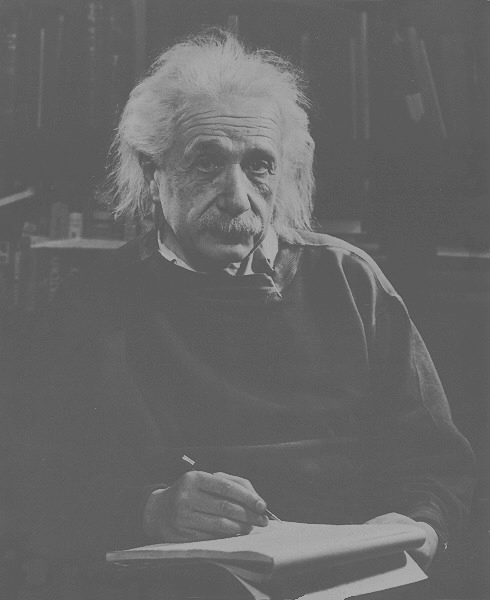
#> input picture COMS/Honours/Digital Image Processing/Test 2019/test_images/einstein.tif, 490 x 600 px; its folder holds only this picture in this run
$ jupyter execute --allow-errors Test.ipynb   (older library calls are emulated)
#> lines starting #> are read from the running program, lines starting #| are printed output that depends on the picture
<h1 align="center">Test</h1>

[cell 1]
import numpy as np
import matplotlib.pyplot as plt
import scipy.misc
from skimage.color import rgb2gray
from skimage import morphology
from skimage import measure
import copy
import math
import scipy.fftpack as sp

filepath = "test_images/"

def readImage(name):
    return plt.imread(filepath+name)

def displayImage(image,m=1):
    plt.gray()
    plt.imshow(image,vmin=0,vmax=m)
    plt.axis("off")
    plt.show()

def getImageMax(image):
    type = image.dtype
    if np.issubdtype(type,np.integer):
        return np.iinfo(type).max
    else:
        return 1

def saveImage(image,name):
    plt.imsave(name,image,vmin=0,vmax=getImageMax(image))

<h2>1</h2>

[cell 2]
def plotHist(histogram):
    x = np.arange(len(histogram))
    plt.bar(x,histogram)
    plt.show()

def contrastStretch(image,pl,ph,m=255):
    newImage = np.zeros(image.shape).astype(image.dtype)
    for (x,y),value in np.ndenumerate(image):
        newImage[x,y] = piecewise(value,pl,ph,m)
        #break
    return newImage

def piecewise(value,pl,ph,m):
    if value<=pl:
        return 0
    elif value>pl and value<ph:
        return m*(value-pl)/(ph-pl)
    else:
        return m

#Only for ints
def getHistogram(image):
    m = getImageMax(image)
    histogram = np.zeros(m+1)
    for (x,y),value in np.ndenumerate(image):
        histogram[value]+=1
    return histogram

def getProbs(histogram):
    n = np.sum(histogram)
    probs = []
    for i in range(len(histogram)):
        probs.append(histogram[i]/n)
    return probs

def getCumulative(probs):
    return np.cumsum(probs)

def histogramEqualization(image):
    m = getImageMax(image)
    h = getHistogram(image)
    p = getProbs(h)
    c = getCumulative(p)
    newImage = np.zeros(image.shape).astype(image.dtype)
    for (x,y),value in np.ndenumerate(image):
        newImage[x,y] = m*c[value]
    return newImage

einstein = readImage("einstein.tif")
#> in readImage, returned value is the input picture: shape (600, 490); min 74, max 178, mean 102.4
displayImage(einstein,255)
original_hist = getHistogram(einstein)
#> in getHistogram, `m = getImageMax(image)`: m = 255
#> the loop in getHistogram, `for (x,y),value in np.ndenumerate(image):` made 294000 passes
#> value on passes 1 to 3: 98, 103, 103
#> after the loop in getHistogram, `for (x,y),value in np.ndenumerate(image):`: histogram = 256 values, max 42848 at index 95, min 0 at index 0, mean 1148.4
#> original_hist has the same summary as histogram in getHistogram
plotHist(original_hist)
#> in plotHist, `x = np.arange(len(histogram))`: x = 256 values from 0 to 255
#> in plotHist, `plt.show()`:
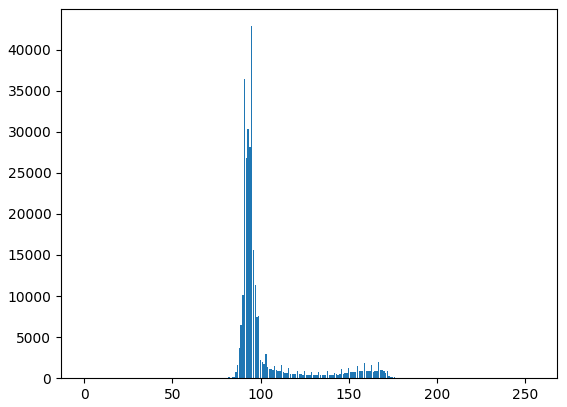
#> figure drawn by matplotlib, 1 panel; tallest bar 42848 high, from x = 94.6 to 95.4

Q_einstein_contrast = contrastStretch(einstein,60,160)
#> the loop in contrastStretch, `for (x,y),value in np.ndenumerate(image):` made 294000 passes
#> after the loop in contrastStretch, `for (x,y),value in np.ndenumerate(image):`:
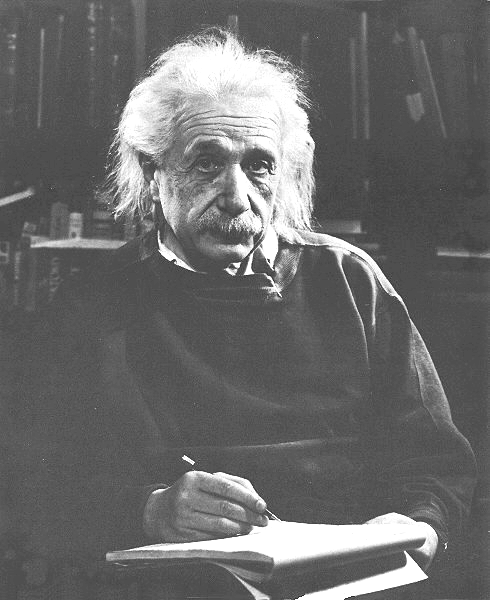
#> newImage: shape (600, 490); min 35, max 255, mean 106.9
displayImage(Q_einstein_contrast,m=255)
saveImage(Q_einstein_contrast,"Q_einstein_contrast.png")

contrast_hist = getHistogram(Q_einstein_contrast)
#> the loop in getHistogram (call 2), `for (x,y),value in np.ndenumerate(image):` made 294000 passes
#> value on passes 1 to 3: 96, 109, 109
#> contrast_hist = 256 values, max 42848 at index 89, min 0 at index 0, mean 1148.4
plotHist(contrast_hist)
#> in plotHist (call 2), `plt.show()`:
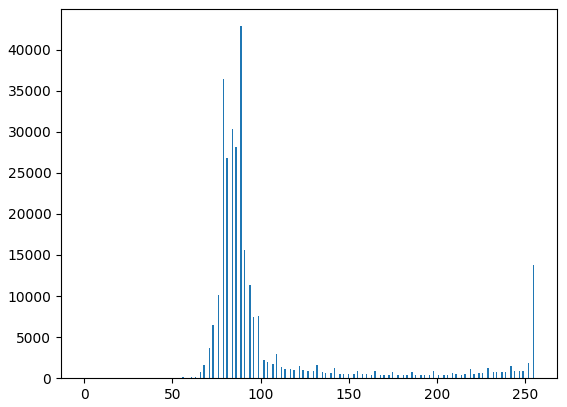
#> figure drawn by matplotlib, 1 panel; tallest bar 42848 high, from x = 88.6 to 89.4

[cell 3]
print("Histogram\n\n")
displayImage(einstein,m=255)
plotHist(getHistogram(einstein))

Q_einstein_hist = histogramEqualization(einstein)
#> in histogramEqualization, `m = getImageMax(image)`: m = 255
#> in histogramEqualization, `h = getHistogram(image)`: h has the same summary as histogram in getHistogram
#> in getProbs, `n = np.sum(histogram)`: n = 294000
#> after the loop in getProbs, `for i in range(len(histogram)):`: probs = 256 values, max 0.146 at index 95, min 0 at index 0, mean 0.00391
#> in histogramEqualization, `p = getProbs(h)`: p has the same summary as probs in getProbs
#> in histogramEqualization, `c = getCumulative(p)`: c = 256 values from 0 to 1
#> the loop in histogramEqualization, `for (x,y),value in np.ndenumerate(image):` made 294000 passes
#> after the loop in histogramEqualization, `for (x,y),value in np.ndenumerate(image):`:
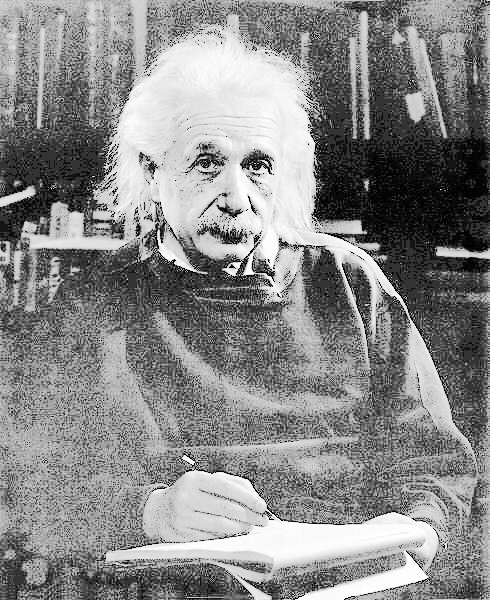
#> newImage: shape (600, 490); min 0, max 255, mean 136.2
displayImage(Q_einstein_hist,m=255)
saveImage(Q_einstein_hist,"Q_einstein_hist.png")
equalized_hist = getHistogram(Q_einstein_hist)
#> equalized_hist = 256 values, max 42848 at index 162, min 0 at index 3, mean 1148.4
plotHist(equalized_hist)
#> in plotHist (call 4), `plt.show()`:
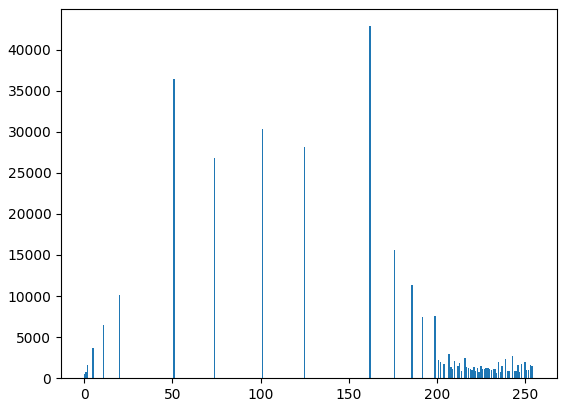
#> figure drawn by matplotlib, 1 panel; tallest bar 42848 high, from x = 161.6 to 162.4

<h2>2</h2>

#> (a cell that did not finish here is left out)

koala = rgb2gray(koala)
displayImage(koala)

hb = 3*np.array([[0,0,0],[0,1,0],[0,0,0]]) - (2.0/9)*np.ones((3,3))

# [19 lines left out: functions applyFilter, padZero, not called in this run]

def dePad(f,offset):
    return f[offset:f.shape[0]+offset,offset:f.shape[1]+offset]

Q_koala = applyFilter(koala,hb)
displayImage(Q_koala)
saveImage(Q_koala,"Q_koala.png")

<h2>3</h2>

#> (a cell that did not finish here is left out)

displayImage(square_noisy)

B = morphology.disk(13)

# [4 lines left out: function removeSaltAndPepper, not called in this run]

Q_square = removeSaltAndPepper(square_noisy,B)
displayImage(Q_square)
saveImage(Q_square,"Q_square.png")

<h2>4</h2>

[cell 6]
# [24 lines left out: functions DFTFilter, nextPow2, not called in this run]

#> (the rest of this cell did not finish here and is left out)
